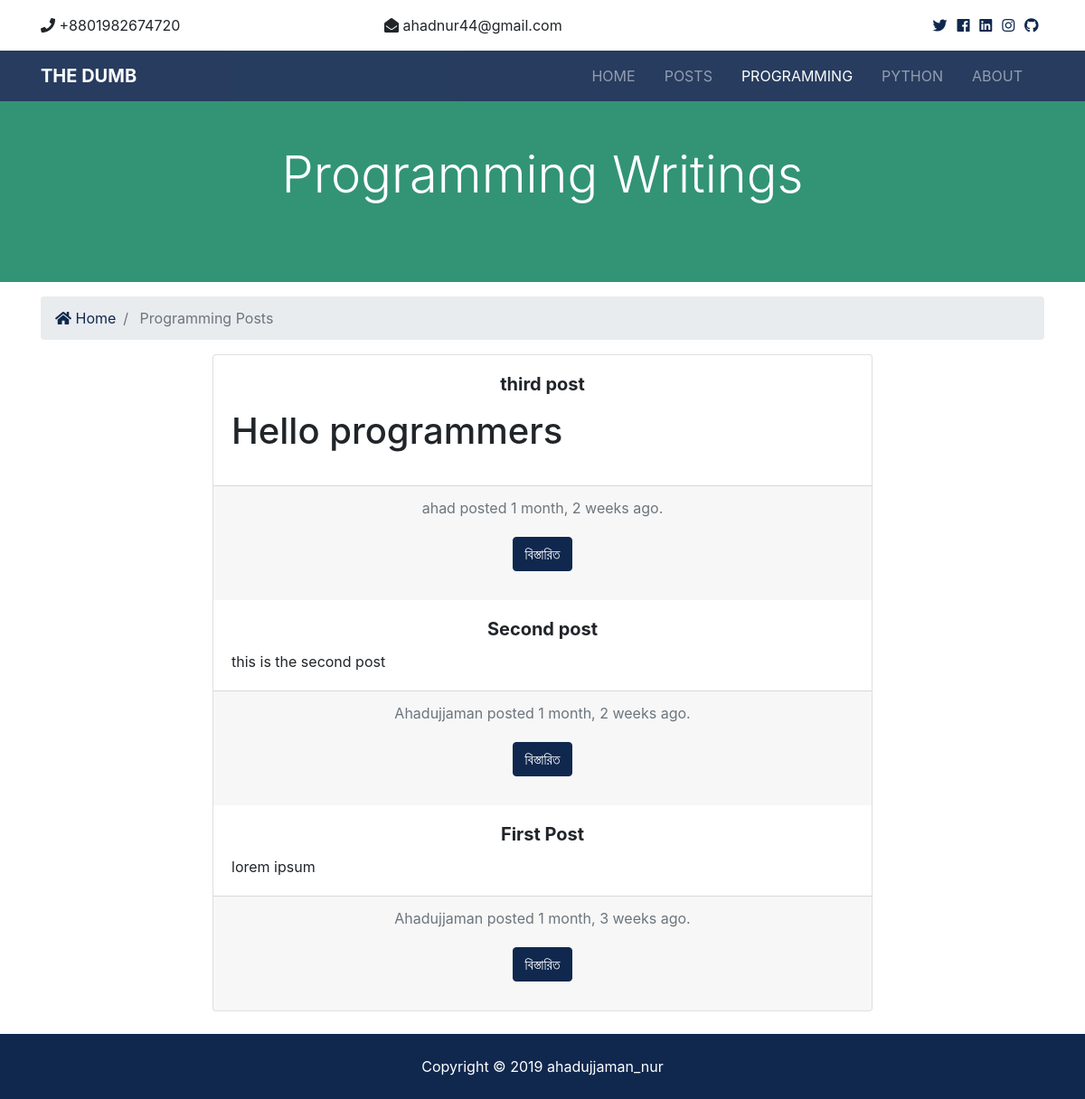
The page /programming/ on the database as committed earlier.
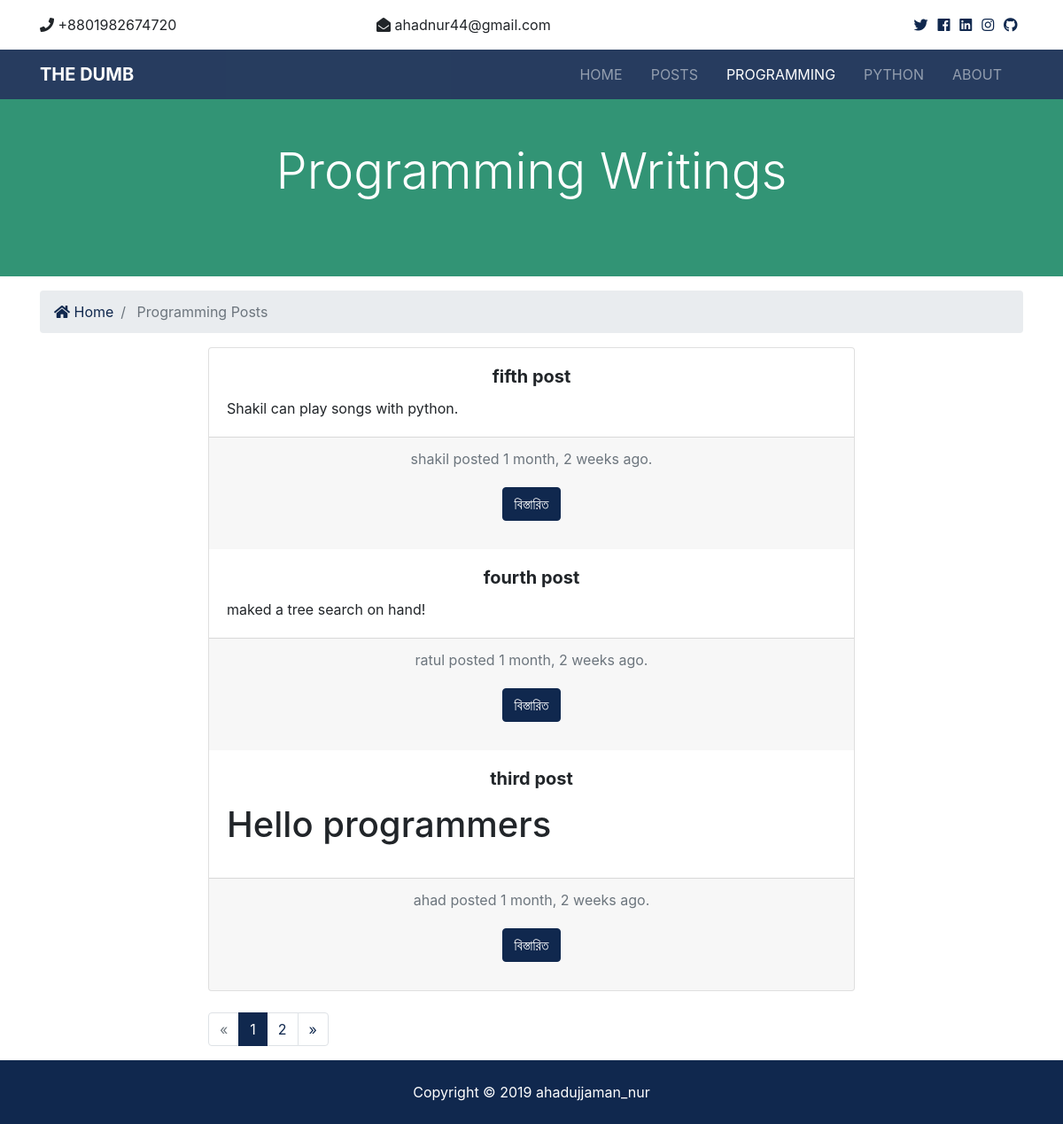
The same page on the database as committed later.
### programming/models.py (models this page shows, shortened)
class Program(models.Model):
    title = models.CharField(max_length=100)
    author = models.CharField(max_length=100)
    body = models.TextField()
    date = models.DateTimeField(default=datetime.now, blank=True)
    is_published = models.BooleanField(default=True)

### programming/views.py (the view)
# urls.py: path('', views.index, name='index'),
def index(request):
    programs = Program.objects.order_by('-date').filter(is_published=True)
    paginator = Paginator(programs, 3)
    page = request.GET.get('page')
    paged_programs = paginator.get_page(page)
    context = {
        'programs': paged_programs
    }
    return render(request, 'program/programs.html', context)

### templates/program/programs.html (shortened to what this page needs)
{% extends 'base.html' %}
{% load humanize %}
{% block content %}
  <section id="showcase-inner" class="py-5 text-white">
    <div class="container">
      <div class="row text-center">
        <div class="col-md-12">
          <h1 class="display-4">Programming Writings</h1>
        </div>
      </div>
    </div>
  </section>
  <section id="bc" class="mt-3">
    <div class="container">
      <nav aria-label="breadcrumb">
        <ol class="breadcrumb">
          <li class="breadcrumb-item">
            <a href="{% url 'index' %}">
              <i class="fas fa-home"></i> Home</a>
          </li>
          <li class="breadcrumb-item active"> Programming Posts</li>
        </ol>
      </nav>
    </div>
  </section>
  <div class="container">
    <div class="row">
        <div class="col-lg-8 col-md-10 mx-auto">
            <div class="card text-center">
                {% if programs %}
                  {% for program in programs %}
                    <div class="card-body">
                          <h5 class="card-title"><b>{{ program.title }}</b></h5>
                        <div align="justify">
                          <p class="card-text">{{ program.body | safe }}</p>
                        </div>
                    </div>
                    <div class="card-footer text-muted">
                      {{ program.author }} posted {{ program.date | timesince }} ago.
                      <div class="card-body">
                          <a href="{% url 'programming_post' program.id %}" class="btn btn-primary">বিস্তারিত</a>
                      </div>
                    </div>
                  {% endfor %}
                {% else %}
                <div class="card-body">
                    <h5 class="card-title">
                        No Posts Available!
                    </h5>
                </div>
                {% endif %}
              </div>
        </div>
    </div>
  </div>
  <br>
  <div class="container">
      <div class="row">
          <div class="col-lg-8 col-md-10 mx-auto">
            {% if programs.has_other_pages %}
              <ul class="pagination">
                {% if programs.has_previous %}
                  <li class="page-item">
                    <a href="?page={{programs.previous_page_number}}" class="page-link">&laquo;</a>
                  </li>
                {% else %}
                  <li class="page-item disabled">
                    <a class="page-link">&laquo;</a>
                  </li>
                {% endif %}
                {% for i in programs.paginator.page_range %}
                  {% if programs.number == i %}
                    <li class="page-item active">
                      <a class="page-link">{{i}}</a>
                    </li>
                  {% else %}
                    <li class="page-item">
                      <a href="?page={{i}}" class="page-link">{{i}}</a>
                    </li>
                  {% endif %}
                {% endfor %}
                {% if programs.has_next %}
                  <li class="page-item">
                    <a href="?page={{programs.next_page_number}}" class="page-link">&raquo;</a>
                  </li>
                {% else %}
                  <li class="page-item disabled">
                    <a class="page-link">&raquo;</a>
                  </li>
                {% endif %}
              </ul>
            {% endif %}
          </div>
        </div>
  </div>
{% endblock %}

Rows that differ between the two databases and show on the page:
no longer on this page (row unchanged): Program: title "Second post", body "this is the second post", author "Ahadujjaman", date "1 month, 2 weeks"
no longer on this page (row unchanged): Program: title "First Post", body "lorem ipsum", author "Ahadujjaman", date "1 month, 3 weeks"
added Program: title "fifth post", body "Shakil can play songs with python.", author "shakil", date "1 month, 2 weeks"
added Program: title "fourth post", body "maked a tree search on hand!", author "ratul", date "1 month, 2 weeks"
Other text that changed with them:
new list line: "1"
new list line: "2"
